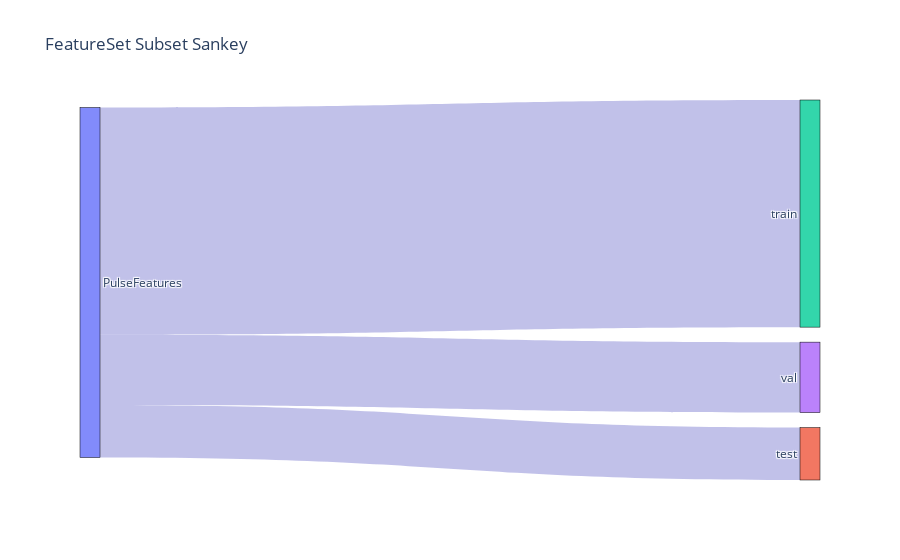

The notebook cell saved with this chart:
### Markdown cell above
We can also plot a quick Sankey diagram to view our subsets.
This exmaple is fairly straight forward, but ModularML allows for an unlimited number of nested subsets to be created within a single FeatureSet object.
In these cases, the Sankey diagram becomes much more useful to visual the flow of samples into subsets.

### Code cell
fs.plot_sankey()

### Figure 1 — Plotly figure (JSON) as saved in the notebook; plotly's stock layout.template omitted (floating-point values rounded to 4 significant figures)
{"data": [{"arrangement": "snap", "link": {"color": "rgba(100,100,200,0.4)", "source": [0, 0, 0], "target": [2, 3, 1], "value": [15606, 4842, 3600]}, "node": {"label": ["PulseFeatures", "test", "train", "val"], "line": {"color": "black", "width": 0.5}, "pad": 15, "thickness": 20}, "type": "sankey"}], "layout": {"font": {"size": 12}, "title": {"text": "FeatureSet Subset Sankey"}}}
